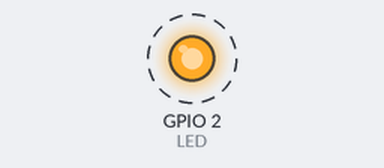
Recording of a sketch running on a simulated ESP32. On the bench: output pins drawn as LEDs (lit = HIGH). Dashed ring = blinking. What the sketch prints to the serial monitor is not drawn.

Above: at 1.2 s.
Timing chart, 0 to 4.0 s (numbered marks = the images above):
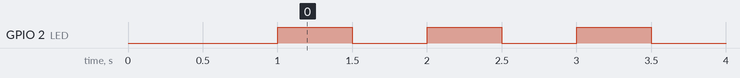

The sketch:

ESP32LED.ino
```cpp
// Blink + Hola por Serial en ESP32
const int LED = 2;

void setup() {
  pinMode(LED, OUTPUT);
  Serial.begin(115200);
  delay(1000);
  Serial.println("Hola ESP32!");
}

void loop() {
  digitalWrite(LED, HIGH);
  delay(500);
  digitalWrite(LED, LOW);
  delay(500);
}
```

Measured:
- by itself, GPIO 2 (LED): alternates HIGH for 0.50 s and LOW for 0.50 s
